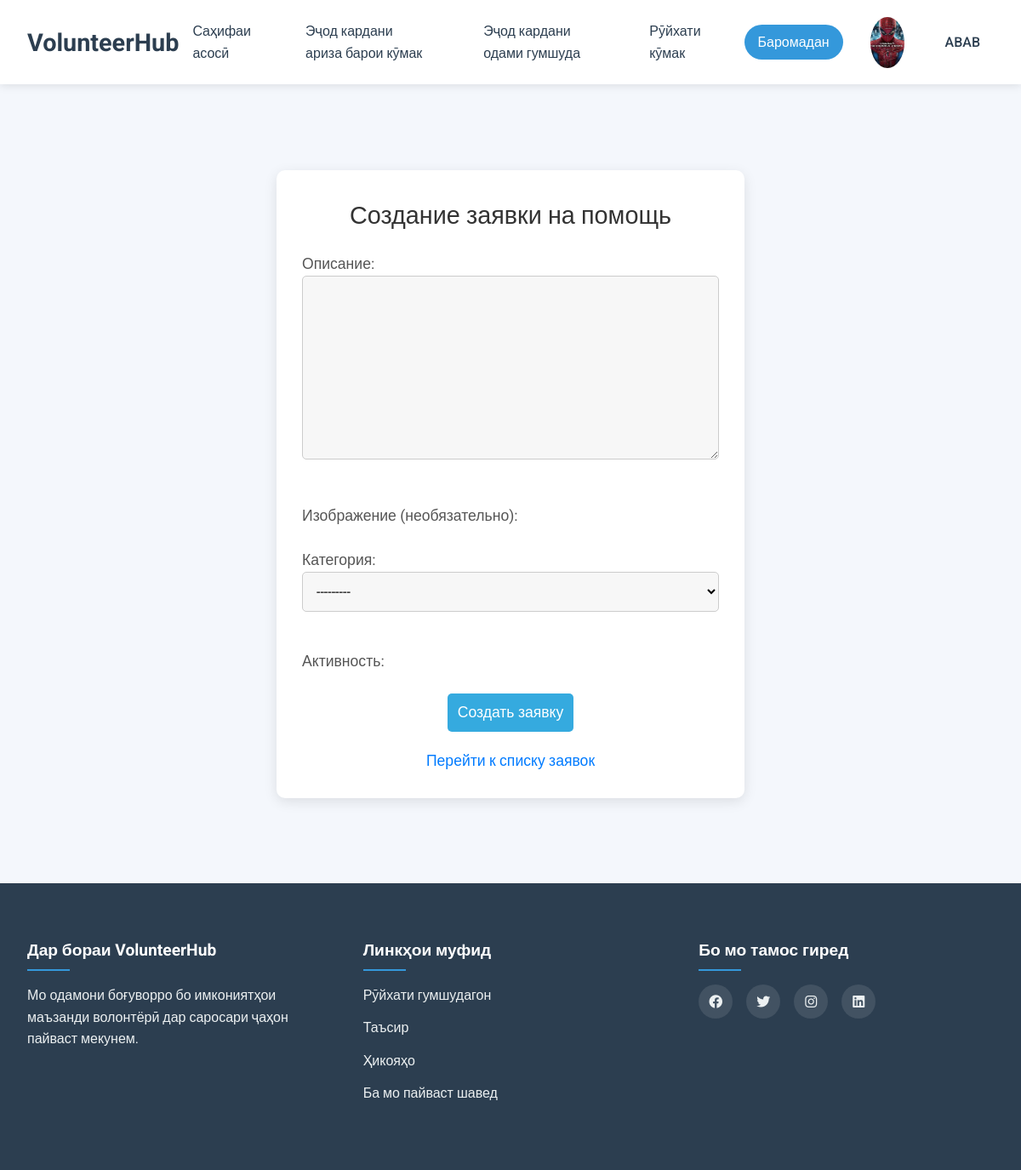
The app's page /applicationcharities/create/1 (signed in) with its own data.
### volunteer/models.py (models this page shows)
class CustomUser(AbstractUser):
    CHOICE_GENDER=(
        ("женщина", "Женщина"),
        ("мужчина", "Мужчина"),
    )
    CHOICE_STATUS=(
        ("валантер", "Валантер"),
        ("Нуждающийся", "Нуждающийся"),
    )
    image = models.ImageField(upload_to="static/images", null=True, blank=True)
    age = models.IntegerField(null=True)
    phone_number = models.CharField(max_length=13,null=True)
    gender = models.CharField(max_length=50, choices=CHOICE_GENDER,null=True)
    status = models.CharField(max_length=50, choices=CHOICE_STATUS,null=True)
    latitude = models.FloatField(null=True)
    longitude = models.FloatField(null=True)

### volunteer/views.py (the view, shortened to what this page needs)
# urls.py: path('applicationcharities/create/<int:ok>', ApplicationCharityCreateView.as_view(), name='applicationcharity_create'),
class ApplicationCharityCreateView(CreateView):
    model = ApplicationCharity
    template_name = 'applicationcharity_form.html'
    fields = ['description', 'category']
    success_url = reverse_lazy('home')

### volunteer/models.py (called while the page is built)
    def __str__(self):
        return self.category_name

### templates/applicationcharity_form.html (shortened to what this page needs)
{% extends "base.html" %}
{% load static %}
{% block content %}
</head>
<body>
    <div class="container">
        <h1>Создание заявки на помощь</h1>
        <form method="post" enctype="multipart/form-data">
            <div class="input-field">
                <label for="id_description">Описание:</label>
                {{ form.description }}
            </div>
            <div class="input-field">
                <label for="id_image">Изображение (необязательно):</label>
            </div>
            <div class="input-field">
                <label for="id_category">Категория:</label>
                {{ form.category }}
            </div>
            <div class="input-field">
                <label for="id_is_active">Активность:</label>
            </div>
            <div class="form-footer">
                <button type="submit">Создать заявку</button>
            </div>
        </form>
        <div class="form-footer">
            <a href="{% url 'help_list' %}">Перейти к списку заявок</a>
        </div>
    </div>
</body>
{% endblock content %}

### templates/base.html (shortened to what this page needs)
{% load static %}
<!DOCTYPE html>
<html lang="tg">
<head>
    <link rel="stylesheet" href="https://cdnjs.cloudflare.com/ajax/libs/aos/2.3.4/aos.css">
    <link rel="stylesheet" href="https://cdn.jsdelivr.net/npm/swiper@11/swiper-bundle.min.css">
    <link rel="stylesheet" href="{% static "/styles/footer.css" %}">
    <link rel="stylesheet" href="{% static "/styles/header.css" %}">
    <link rel="stylesheet" href="https://cdnjs.cloudflare.com/ajax/libs/font-awesome/6.0.0/css/all.min.css">
</head>
<body>
    <header class="header">
        <nav class="nav">
            <div class="logo">VolunteerHub</div>
            <div class="nav-links">
                <a href="{% url "home" %}">Саҳифаи асосӣ</a>
                {% if user.status == 'валантер' %}
                <a href="{% url "missing_person_list" %}">Рӯйхати гумшудагон</a>
                <a href="{% url "help_list" %}">Рӯйхати кӯмак</a>
                <a href="{% url "application_list" %}">Рӯйхати ариза</a>
                <a href="#impact">Таъсир</a>
                {% elif user.status == 'Нуждающийся' %}
                <a href="{% url "applyhelp_create" %}">Эҷод кардани ариза барои кӯмак</a>
                <a href="{% url "createmissing" %}">Эҷод кардани одами гумшуда</a>
                <a href="{% url "help_list1" %}">Рӯйхати кӯмак</a>
                {% endif %}
                {% if user.is_authenticated %}
                    <a href="{% url "logout" %}" class="join-btn">Баромадан</a>
                {% else %}
                    <a href="{% url "login" %}" class="join-btn">Вуруд</a>
                {% endif %}
                {% if user.image %}
                <img src="{{ user.image.url }}" alt="image" style="width: 60px; height: 60px; border-radius: 50%;">
                {% else %}
                <img src="{% static 'images/user.jpg' %}" alt="image" style="width: 60px; height: 60px; border-radius: 50%;">
                {% endif %}
                {% if user.is_authenticated %}
                <a href="{% url "profile" user.id%}">{{user.username}}</a>
                {% endif %}
            </div>
        </nav>
    </header>
    <main>
    {% block content %}
    {% endblock %}
    </main>
    <footer class="footer">
        <div class="footer-content">
            <div class="footer-section">
                <h4>Дар бораи VolunteerHub</h4>
                <p>Мо одамони боғуворро бо имкониятҳои маъзанди волонтёрӣ дар саросари ҷаҳон пайваст мекунем.</p>
            </div>
            <div class="footer-section">
                <h4>Линкҳои муфид</h4>
                <ul>
                    <li><a href="{% url "missing_person_list" %}">Рӯйхати гумшудагон</a></li>
                    <li><a href="#impact">Таъсир</a></li>
                    <li><a href="#stories">Ҳикояҳо</a></li>
                    <li><a href="#join">Ба мо пайваст шавед</a></li>
                </ul>
            </div>
            <div class="footer-section">
                <h4>Бо мо тамос гиред</h4>
                <div class="social-links">
                    <a href="#"><i class="fab fa-facebook"></i></a>
                    <a href="#"><i class="fab fa-twitter"></i></a>
                    <a href="#"><i class="fab fa-instagram"></i></a>
                    <a href="#"><i class="fab fa-linkedin"></i></a>
                </div>
            </div>
        </div>
    </footer>
</body>
</html>

### static/styles/footer.css (style rules this page uses)
.footer { background-color: #2c3e50; color: white; padding: 4rem 2rem; }
.footer-content { max-width: 1200px; margin: 0 auto; display: grid; grid-template-columns: repeat(auto-fit, minmax(250px, 1fr)); gap: 3rem; }
.footer-section h4 { margin-bottom: 1.5rem; font-size: 1.2rem; position: relative; }
.footer-section h4::after { content: ''; position: absolute; left: 0; bottom: -0.5rem; width: 50px; height: 2px; background-color: #3498db; }
.footer-section p { color: #ecf0f1; line-height: 1.6; }
.footer-section ul { list-style: none; padding: 0; }
.footer-section ul li { margin-bottom: 0.8rem; }
.footer-section a { color: #ecf0f1; text-decoration: none; transition: color 0.3s; }
.social-links { display: flex; gap: 1rem; }
.social-links a { display: inline-flex; align-items: center; justify-content: center; width: 40px; height: 40px; background-color: rgba(255, 255, 255, 0.1); border-radius: 50%; transition: all 0.3s ease; }

### static/styles/header.css (style rules this page uses)
.header { background-color: rgba(255, 255, 255, 0.95); padding: 1rem 0; position: fixed; width: 100%; top: 0; z-index: 1000; box-shadow: 0 2px 10px rgba(0, 0, 0, 0.1); transition: all 0.3s ease; }
.nav { max-width: 100%; margin: 0 auto; display: flex; justify-content: space-around; align-items: center; padding: 0 2rem; }
.logo { color: #2c3e50; font-size: 1.8rem; font-weight: bold; text-decoration: none; }
.nav-links { display: flex; gap: 2rem; align-items: center; }
.nav-links a { color: #2c3e50; text-decoration: none; font-weight: 500; transition: color 0.3s; padding: 0.5rem 1rem; }
.join-btn { background-color: #3498db; color: white !important; padding: 0.5rem 1.5rem; border-radius: 25px; transition: all 0.3s ease; }

### templates/applicationcharity_form.html (style rules this page uses)
* { margin: 0; padding: 0; box-sizing: border-box; font-family: 'Roboto', sans-serif; }
body { background-color: #f4f7fc; color: #333; font-size: 16px; line-height: 1.6; height: 100vh; animation: fadeIn 0.5s ease-in-out; }
.container { margin: auto; margin-top: 200px; margin-bottom: 100px; width: 100%; max-width: 550px; background-color: #fff; padding: 30px; border-radius: 10px; box-shadow: 0 4px 15px rgba(0, 0, 0, 0.1); animation: slideUp 0.5s ease-out; }
h1 { text-align: center; font-size: 1.8em; color: #333; margin-bottom: 20px; font-weight: 500; }
form { display: flex; flex-direction: column; }
label { font-size: 1.1em; margin-bottom: 8px; color: #555; }
input, select, textarea { font-size: 1em; padding: 12px; margin-bottom: 20px; border: 1px solid #ddd; border-radius: 5px; transition: all 0.4s ease; }
button { background-color: #35aadf; color: white; padding: 12px; border: none; border-radius: 5px; font-size: 1.1em; cursor: pointer; transition: background-color 0.2s, transform 0.1s ease-in-out; }
.form-footer { display: flex; justify-content: center; }
.form-footer a { color: #007bff; text-decoration: none; font-size: 1.1em; margin-top: 20px; transition: all 0.5s; }
.input-field { margin-bottom: 1.5rem; }
.input-field input, .input-field select, .input-field textarea { width: 100%; font-size: 1em; padding: 12px; border-radius: 5px; border: 1px solid #ccc; background-color: #f7f7f7; transition: all 0.5s ease; }

### records on screen
CustomUser: image (picture), username "ABAB"
